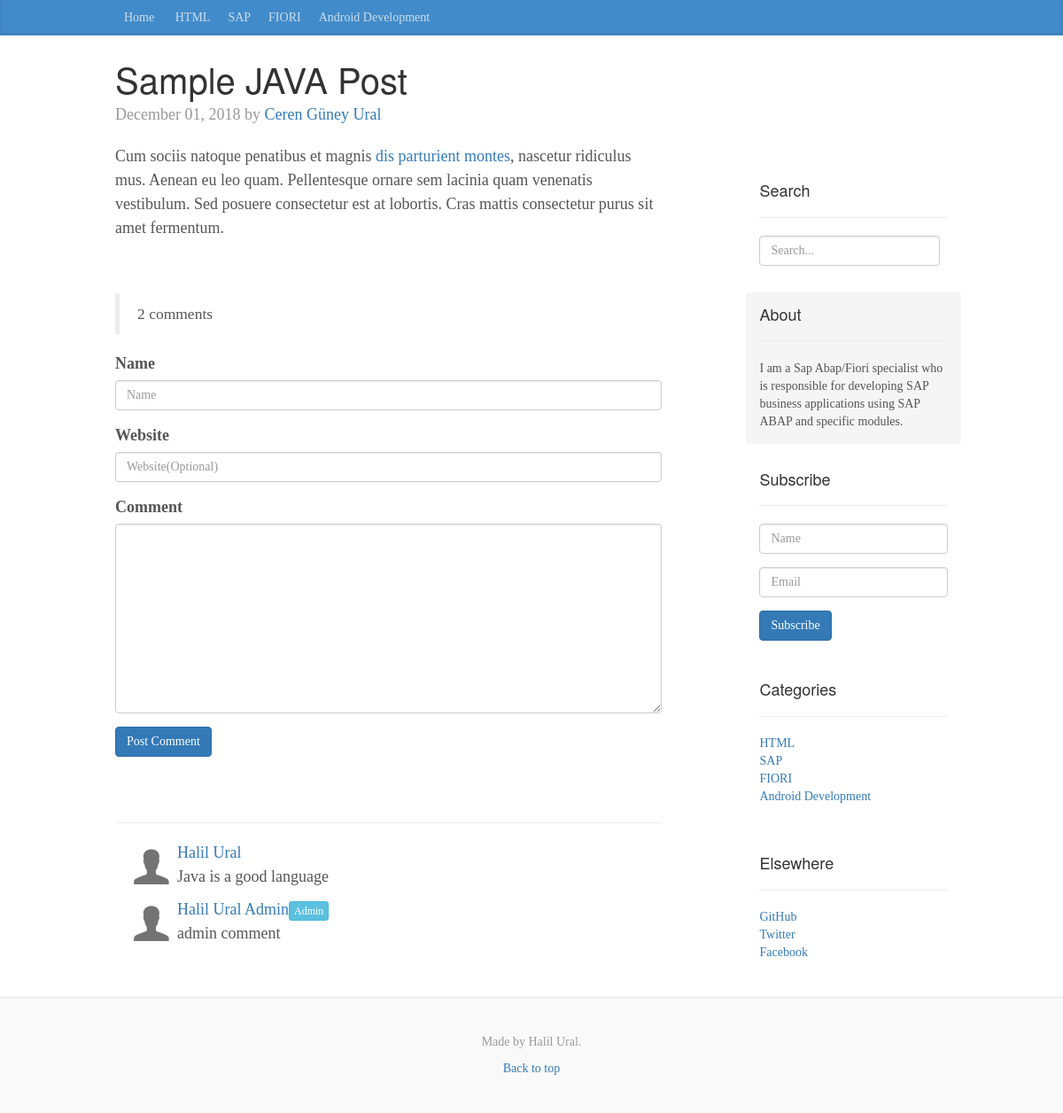
/single.php?post=2, run on the app's committed database.
### tables this page shows
CREATE TABLE `categories` (
  `id` int(11) NOT NULL AUTO_INCREMENT,
  `text` varchar(100) DEFAULT NULL,
  PRIMARY KEY (`id`)
);

CREATE TABLE `posts` (
  `id` int(11) NOT NULL AUTO_INCREMENT,
  `title` varchar(200) DEFAULT NULL,
  `category` int(11) DEFAULT NULL,
  `date` varchar(100) DEFAULT NULL,
  `body` longtext,
  `author` varchar(100) DEFAULT NULL,
  `keywords` varchar(200) DEFAULT NULL,
  PRIMARY KEY (`id`)
);

CREATE TABLE `comments` (
  `id` int(11) NOT NULL AUTO_INCREMENT,
  `name` varchar(100) DEFAULT NULL,
  `comment` longtext,
  `post` int(11) DEFAULT NULL,
  `website` varchar(200) DEFAULT NULL,
  `status` int(1) DEFAULT '0',
  `is_admin` int(1) DEFAULT '0',
  PRIMARY KEY (`id`)
);

### includes/config.php (called while the page is built, shortened)
<?php
$about_text = "I am a Sap Abap/Fiori specialist who is responsible for developing SAP business applications using SAP ABAP and specific modules.";
?>

### single.php (the view, shortened to what this page needs)
<?php
	include("includes/config.php");
	include("includes/db.php");
	include("includes/header.php");
	if(isset($_GET['post'])){
		$id = mysqli_real_escape_string( $db , $_GET['post']);
		$query = "SELECT * FROM posts WHERE id='$id'";
	}
	$posts = $db->query($query);
	$query = "SELECT * FROM comments WHERE post = '$id' AND status='1'";
	$comments = $db->query($query);
?>
		<br>
		<?php if($posts->num_rows > 0) {
			while($row = $posts->fetch_assoc()){
			?>
			  <div class="blog-post">
				<h2 class="blog-post-title"><?php echo $row['title']; ?></h2>
				<p class="blog-post-meta"><?php echo $row['date']; ?> by <a href="#"><?php echo $row['author']; ?></a></p>
				<?php echo $row['body']; ?>
			  </div>
		<?php } } ?>
		  <blockquote><?php echo $comments->num_rows; ?> comments </blockquote>
		  <div class="comment-area">
			<form method="post">
			  <div class="form-group">
				<label for="exampleInputEmail1">Name</label>
				<input type="text" name="name" class="form-control" id="exampleInputEmail1" placeholder="Name">
			  </div>
			  <div class="form-group">
				<label for="exampleInputEmail1">Website</label>
				<input type="text" name="website" class="form-control" id="exampleInputEmail1" placeholder="Website(Optional)">
			  </div>
			  <div class="form-group">
				<label for="exampleInputPassword1">Comment</label>
				<textarea cols="60" rows="10" name="comment" class="form-control"></textarea>
			  </div>
			  <button type="submit"  name="post_comment" class="btn btn-primary">Post Comment</button>
			</form>
			  <br>
			  <br>
			  <hr>
			   <?php while( $comment = $comments->fetch_assoc()) {
					if($comment['is_admin'] != 1 ){
			   ?>
			  <div class="comment">
				<div class="comment-head">
				<a href="#"><?php echo $comment['name']; ?></a>
				<img width="50" height="50" src="img/noimg.jpg" />
				</div>
					<?php echo $comment['comment']; ?>
			  </div>
				<?php } else { ?>
			  <div class="comment">
				<div class="comment-head">
				<a href="#"><?php echo $comment['name']; ?></a><button class="btn btn-info btn-xs">Admin</button>
				<img width="50" height="50" src="img/noimg.jpg" />
				</div>
					<?php echo $comment['comment']; ?>
			  </div>
				<?php } } ?>
		  </div>
		  </div>
<?php include("includes/sidebar.php");?>
<?php include("includes/footer.php");?>

### includes/header.php (shortened to what this page needs)
<?php
	$query = "SELECT * FROM categories";
	$categories = $db->query($query);
?>
<!DOCTYPE html>
<html lang="en">
  <head>
    <link href="css/bootstrap.css" rel="stylesheet">
    <link href="css/blog.css" rel="stylesheet">
  </head>
  <body>
    <div class="blog-masthead">
      <div class="container">
        <nav class="blog-nav">
		<?php if(isset($_GET['category']) || strpos($_SERVER['REQUEST_URI'] , "index.php") === false ) { ?>
          <a class="blog-nav-item" href="index.php">Home</a>
		<?php }else { ?>
		  <a class="blog-nav-item active" href="index.php">Home</a>
		<?php } ?>
		  <?php if($categories->num_rows > 0) {
			while($row = $categories->fetch_assoc()) {
				if(isset($_GET['category']) && $row['id'] == $_GET['category'] ) { ?>
          <a class="blog-nav-item active" href="index.php?category=<?php echo $row['id']; ?>"><?php echo $row['text']; ?></a>
		  <?php } else echo "<a class='blog-nav-item' href='index.php?category=$row[id]'>$row[text]</a>";
		  } }?>
        </nav>
      </div>
    </div>
    <div class="container">
      <div class="row">
        <div class="col-sm-8 blog-main">

### includes/sidebar.php (shortened to what this page needs)
<div class="col-sm-3 col-sm-offset-1 blog-sidebar" style="margin-top:150px;">
	  <div class="sidebar-module">
           <h4>Search</h4>
		<hr>
			<form method = "get" action="results.php"  class="form-inline">
			  <div class="form-group">
				<input type="text" name="search" class="form-control" id="exampleInputName2" placeholder="Search...">
			  </div>
			</form>
         </div>
         <div class="sidebar-module sidebar-module-inset">
           <h4>About</h4>
		<hr>
           <p><?php echo $about_text; ?></p>
         </div>
	  <div class="sidebar-module">
           <h4>Subscribe</h4>
		<hr>
		   <form method="post">
			  <div class="form-group">
				<input type="text" name="name" class="form-control" id="exampleInputEmail1" placeholder="Name">
			  </div>
			  <div class="form-group">
				<input type="email" name="email" class="form-control" id="exampleInputEmail1" placeholder="Email">
			  </div>
			  <button type="submit" name="subscribe" class="btn btn-primary">Subscribe</button>
		   </form>
         </div>
         <div class="sidebar-module">
           <h4>Categories</h4>
		<hr>
		<?php $q = "SELECT * FROM categories";
			  $categories = $db->query($q);
		?>
           <ul class="list-unstyled">
		  <?php while( $c = $categories->fetch_assoc() ) { ?>
             <li><a href="index.php?category=<?php echo $c['id']; ?>"><?php echo $c['text']; ?></a></li>
		  <?php } ?>
           </ul>
         </div>
         <div class="sidebar-module">
           <h4>Elsewhere</h4>
		<hr>
           <ol class="list-unstyled">
             <li><a href="#">GitHub</a></li>
             <li><a href="#">Twitter</a></li>
             <li><a href="#">Facebook</a></li>
           </ol>
         </div>
   </div>

### css/blog.css (style rules this page uses)
body { font-family: Georgia, "Times New Roman", Times, serif; color: #555; }
h1, .h1, h2, .h2, h3, .h3, h4, .h4, h5, .h5, h6, .h6 { margin-top: 0; font-family: "Helvetica Neue", Helvetica, Arial, sans-serif; font-weight: normal; color: #333; }
@media (min-width: 1200px) { .container { width: 970px; } }
.blog-masthead { background-color: #428bca; -webkit-box-shadow: inset 0 -2px 5px rgba(0,0,0,.1); box-shadow: inset 0 -2px 5px rgba(0,0,0,.1); }
.blog-nav-item { position: relative; display: inline-block; padding: 10px; font-weight: 500; color: #cdddeb; }
.blog-main { font-size: 18px; line-height: 1.5; }
.sidebar-module { padding: 15px; margin: 0 -15px 15px; }
.sidebar-module-inset { padding: 15px; background-color: #f5f5f5; border-radius: 4px; }
.sidebar-module-inset p:last-child, .sidebar-module-inset ul:last-child, .sidebar-module-inset ol:last-child { margin-bottom: 0; }
.blog-post { margin-bottom: 60px; }
.blog-post-title { margin-bottom: 5px; font-size: 40px; }
.blog-post-meta { margin-bottom: 20px; color: #999; }
.comment { margin:10px; }
.comment img { margin:5px; float:left; }

### data on the page
categories: text "HTML"
categories: text "SAP"
categories: text "FIORI"
categories: text "Android Development"
posts: title "Sample JAVA Post", date "December 01, 2018", author "Ceren Güney Ural", body "Cum sociis natoque penatibus et magnis dis parturient montes , nascetur ridiculus mus. Aenean eu leo quam. Pellentesque ornare sem lacinia quam venenatis vestibulum. Sed posuere consectetur est at lobortis. Cras mattis consectetur purus sit amet fermentum."
comments: name "Halil Ural", comment "Java is a good language"
comments: name "Halil Ural Admin", comment "admin comment"

### other printed values
$comments->num_rows "2"
$about_text "I am a Sap Abap/Fiori specialist who is responsible for developing SAP business applications using SAP ABAP and specific modules."
